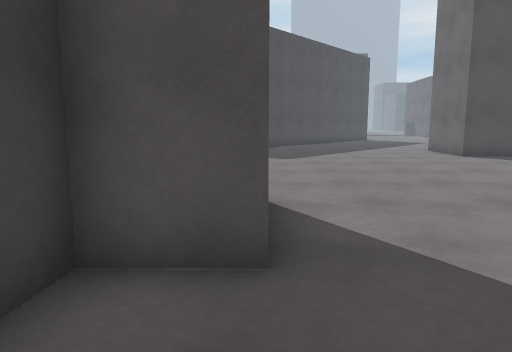
View 1 (above)

24 first-person views from a walk through a Unity game level. The camera is 1.2 m above the floor, tilts 8° down and sees 70° across. The floor is counted in squares, 1 m on a side. Each view is taken from the middle of a square. On the plan, view 1 faces up. The plan holds only what a view shows up to about 15 squares ahead; the rest is blank. The place goes on beyond the plan. Door leaves are left out, so doorways stand open.

View 2
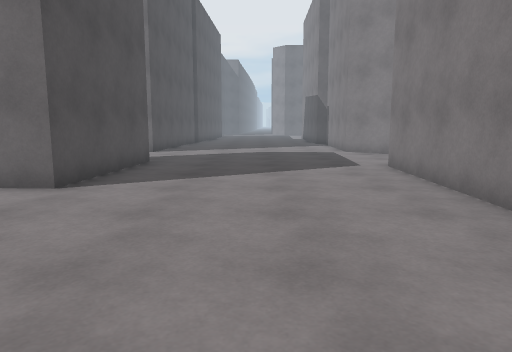

View 3
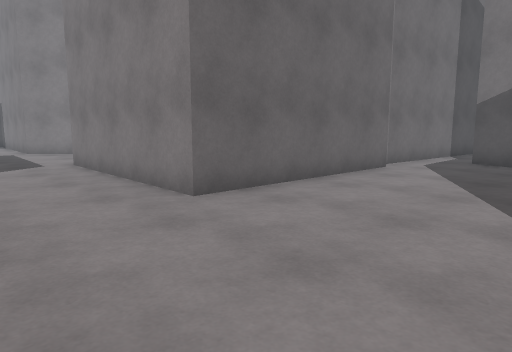

View 4
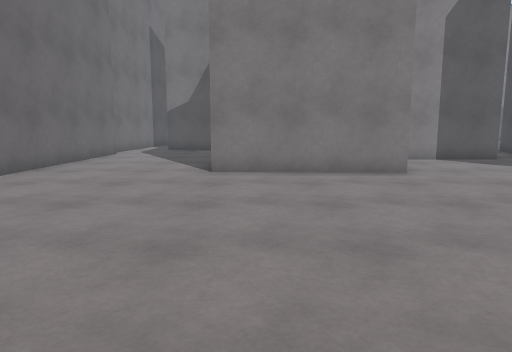

View 5
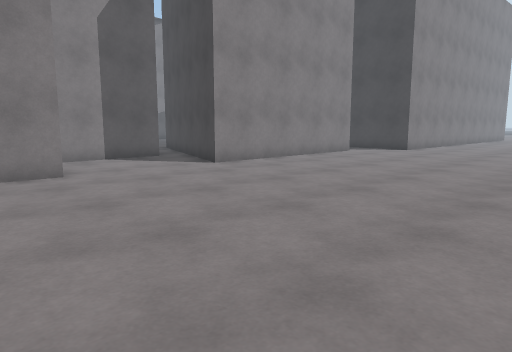

View 6
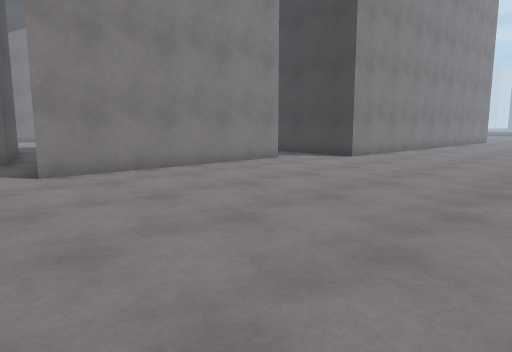

View 7
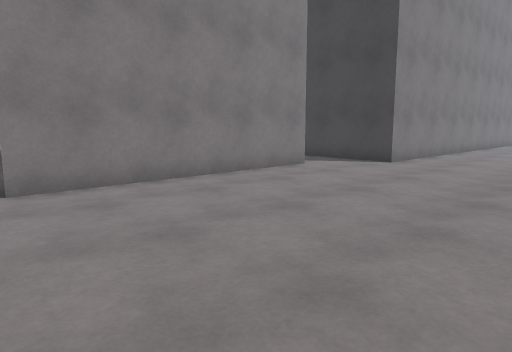

View 8
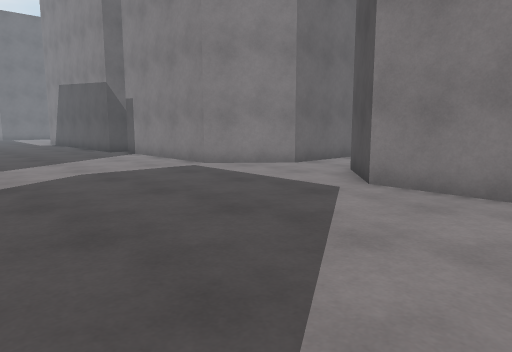

View 9
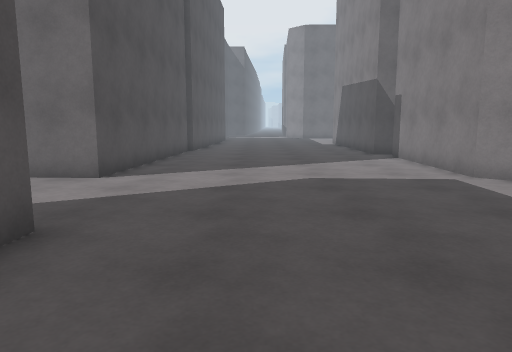

View 10
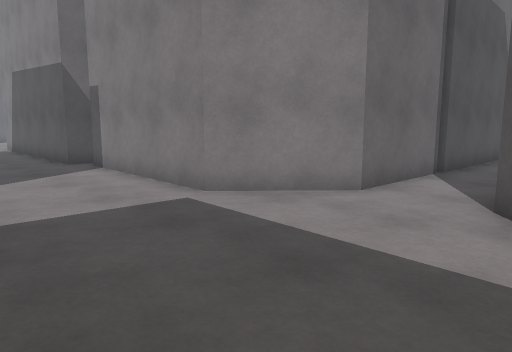

View 11
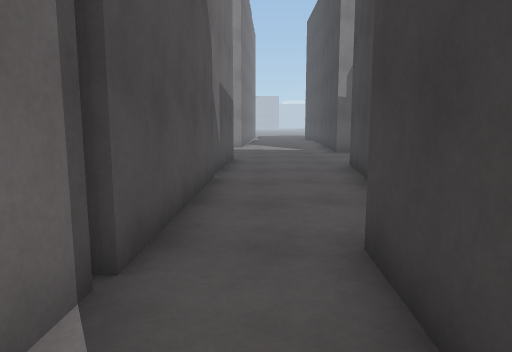

View 12
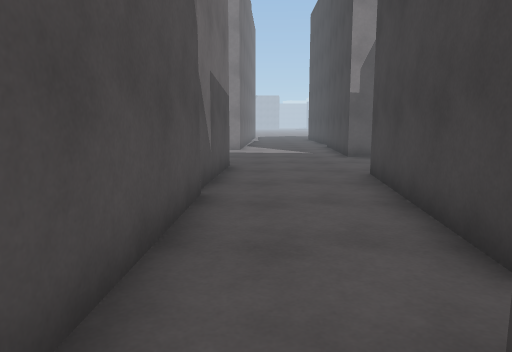

View 13
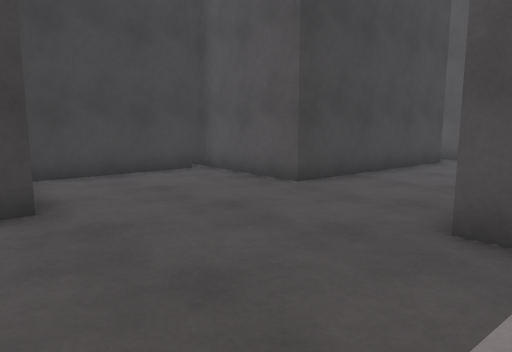

View 14
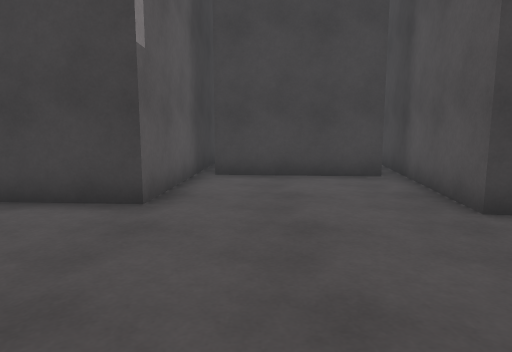

View 15
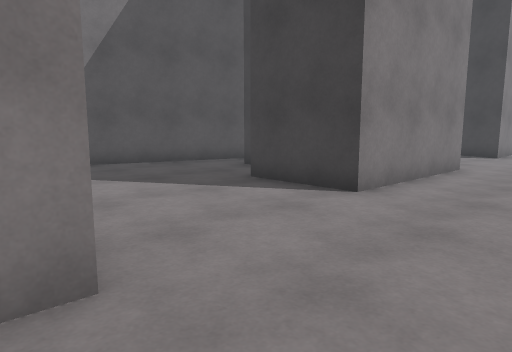

View 16
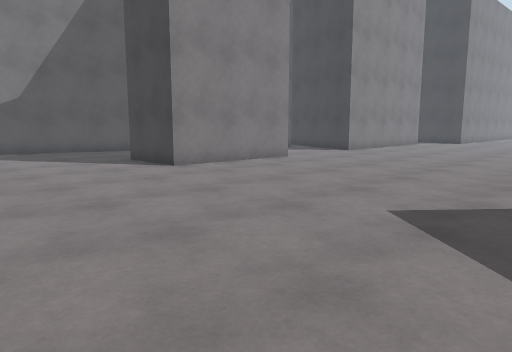

View 17
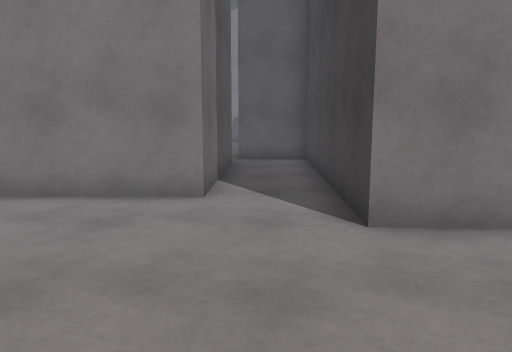

View 18
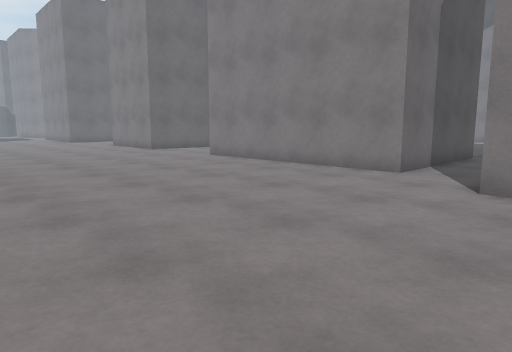

View 19
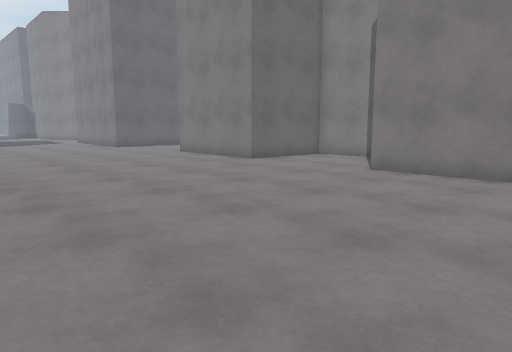

View 20
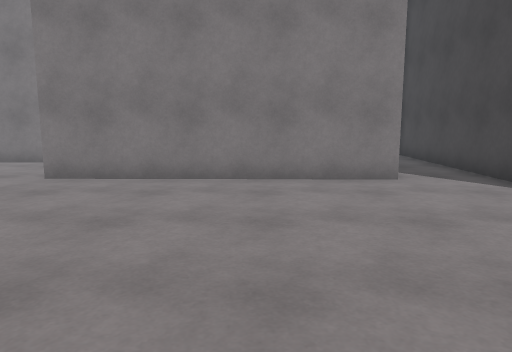

View 21
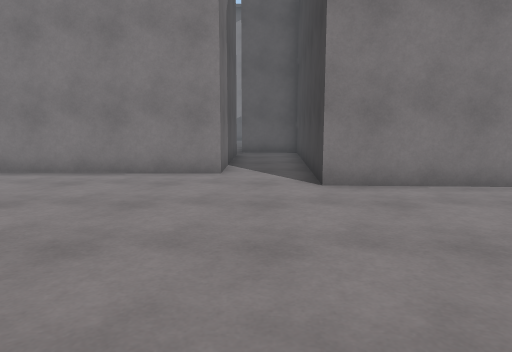

View 22
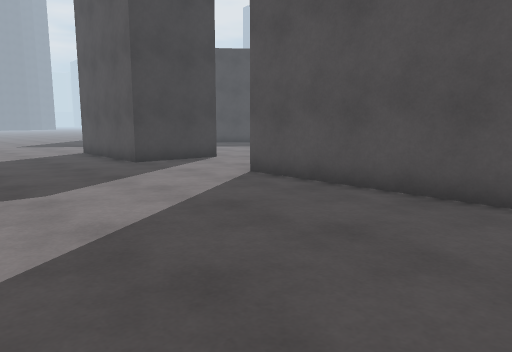

View 23
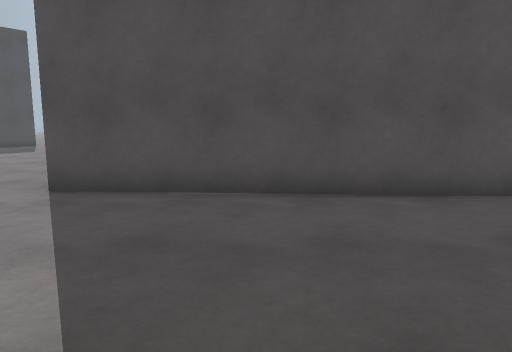

View 24
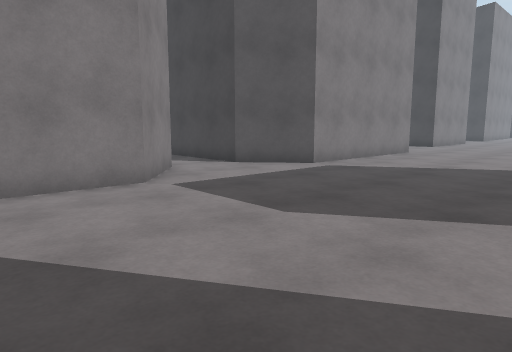

### Floor plan
Points are (right, up) in squares from view 1. A wall is a line through its corners. A room is listed if a view was taken in it or the views show most of it. See-through windows are left out.
Room 1 (views 1, 2, 3, 4, 5, 6, 7, 8, 9, 10, 15, 16, 17, 18, 19, 20, 21, 22, 23, 24)
walls: (-3.1, -0.6) (3.2, -2.7); (4.7, -0.1) (5, 6.5) (11.5, 6.2) (13.2, 4.2); (-9.4, 2.3) (-5.1, 2.4) (-4.8, 5.8) (0.1, 5.8) (0.1, 2.9) (-1.5, 3) (-1.6, 2.1); (4.9, -2.5) (5.1, -0.8); (13.1, 15.6) (13, 13.5) (7.8, 13.8) (7.9, 15.2); (15.2, 3.8) (17.2, 6) (22.9, 5.7); (-17.2, 0.1) (-17.1, 6) (-9.3, 5.9) (-10.7, 2.2); (-22.6, 7.8) (-19.3, 7.7) (-19.8, -0.7) (-17.4, -0.8); (23.7, 6.2) (24.5, 6.2); (24.5, 14.1) (17.2, 14.6) (17.3, 15.6)
ways out: opening at (14, 4) to room 2; opening at (4, -3)
Room 2 (views 11, 12, 13, 14)
walls: (15.4, -9.8) (14.8, -9.8) (14.9, -5.6); (15, -5.4) (15.1, 0.3); (7.5, -8) (7.2, -12); (11.9, -1.6) (11.2, -7.9) (5.1, -7.2); (6.1, -12.4) (10.6, -12.7) (10.4, -14.6); (12.1, -0.4) (11.5, -0.4); (15.1, 0.4) (15.2, 3.8); (13.2, 4.2) (12.9, -0.5)
ways out: opening at (14, 4) to room 1

Where each view was taken, in squares from view 1:
view 1: 0 up, 0 right, facing up
view 2: 10 up, 1 right, facing right
view 3: 10 up, 0 right, facing down-right
view 4: 15 up, 1 left, facing down
view 5: 15 up, 2 left, facing down-left
view 6: 15 up, 7 left, facing down-left
view 7: 13 up, 8 left, facing down-left
view 8: 13 up, 8 right, facing down-right
view 9: 11 up, 9 right, facing right
view 10: 10 up, 12 right, facing down-right
view 11: 3 up, 14 right, facing down
view 12: 1 up, 14 right, facing down
view 13: 14 down, 16 right, facing up-left
view 14: 11 down, 16 right, facing left
view 15: 9 up, 6 right, facing down-left
view 16: 15 up, 6 right, facing down-left
view 17: 12 up, 18 left, facing down
view 18: 15 up, 21 left, facing down-right
view 19: 15 up, 14 left, facing down-right
view 20: 14 up, 14 left, facing down
view 21: 15 up, 18 left, facing down
view 22: 8 up, 24 right, facing up-left
view 23: 8 up, 21 right, facing up
view 24: 13 up, 21 right, facing down-left
